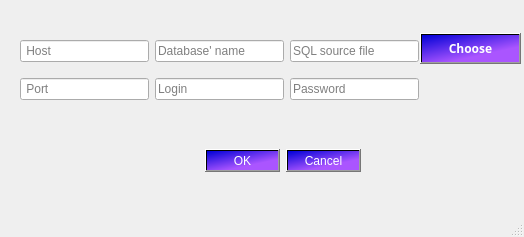
<?xml version="1.0" encoding="UTF-8"?>
<ui version="4.0">
 <class>MainWindow</class>
 <widget class="QMainWindow" name="MainWindow">
  <property name="geometry">
   <rect>
    <x>0</x>
    <y>0</y>
    <width>524</width>
    <height>237</height>
   </rect>
  </property>
  <property name="windowTitle">
   <string>MainWindow</string>
  </property>
  <widget class="QWidget" name="centralwidget">
   <widget class="QDialogButtonBox" name="confirmationButtons">
    <property name="geometry">
     <rect>
      <x>90</x>
      <y>130</y>
      <width>271</width>
      <height>61</height>
     </rect>
    </property>
    <property name="font">
     <font>
      <family>Arial Black</family>
      <pointsize>11</pointsize>
      <weight>75</weight>
      <bold>true</bold>
     </font>
    </property>
    <property name="styleSheet">
     <string notr="true">background: qlineargradient(spread:pad, x1:0, y1:0, x2:0.599333, y2:0.756, stop:0 rgba(0, 0, 214, 255), stop:1 rgba(170, 85, 255, 255));color: white;</string>
    </property>
    <property name="standardButtons">
     <set>QDialogButtonBox::Cancel|QDialogButtonBox::Ok</set>
    </property>
    <property name="centerButtons">
     <bool>false</bool>
    </property>
   </widget>
   <widget class="QPushButton" name="chooseFileButton">
    <property name="geometry">
     <rect>
      <x>420</x>
      <y>33</y>
      <width>101</width>
      <height>31</height>
     </rect>
    </property>
    <property name="font">
     <font>
      <family>Arial Black</family>
      <pointsize>9</pointsize>
      <weight>75</weight>
      <bold>true</bold>
     </font>
    </property>
    <property name="styleSheet">
     <string notr="true">background: qlineargradient(spread:pad, x1:0, y1:0, x2:0.599333, y2:0.756, stop:0 rgba(0, 0, 214, 255), stop:1 rgba(170, 85, 255, 255));color: white;</string>
    </property>
    <property name="text">
     <string>Choose</string>
    </property>
   </widget>
   <widget class="QWidget" name="layoutWidget">
    <property name="geometry">
     <rect>
      <x>20</x>
      <y>30</y>
      <width>399</width>
      <height>81</height>
     </rect>
    </property>
    <layout class="QVBoxLayout" name="verticalLayout">
     <item>
      <layout class="QHBoxLayout" name="horizontalLayout">
       <item>
        <widget class="QLineEdit" name="hostTF">
         <property name="placeholderText">
          <string> Host</string>
         </property>
        </widget>
       </item>
       <item>
        <widget class="QLineEdit" name="dbNameTF">
         <property name="text">
          <string/>
         </property>
         <property name="placeholderText">
          <string>Database' name</string>
         </property>
        </widget>
       </item>
       <item>
        <widget class="QLineEdit" name="fileTF">
         <property name="placeholderText">
          <string>SQL source file</string>
         </property>
        </widget>
       </item>
      </layout>
     </item>
     <item>
      <layout class="QHBoxLayout" name="horizontalLayout_2">
       <item>
        <widget class="QLineEdit" name="portTF">
         <property name="placeholderText">
          <string> Port</string>
         </property>
        </widget>
       </item>
       <item>
        <widget class="QLineEdit" name="loginTF">
         <property name="text">
          <string/>
         </property>
         <property name="placeholderText">
          <string>Login</string>
         </property>
        </widget>
       </item>
       <item>
        <widget class="QLineEdit" name="passwordTF">
         <property name="placeholderText">
          <string>Password</string>
         </property>
        </widget>
       </item>
      </layout>
     </item>
    </layout>
   </widget>
  </widget>
  <widget class="QMenuBar" name="menubar">
   <property name="geometry">
    <rect>
     <x>0</x>
     <y>0</y>
     <width>524</width>
     <height>26</height>
    </rect>
   </property>
  </widget>
  <widget class="QStatusBar" name="statusbar"/>
 </widget>
 <resources/>
 <connections/>
</ui>
